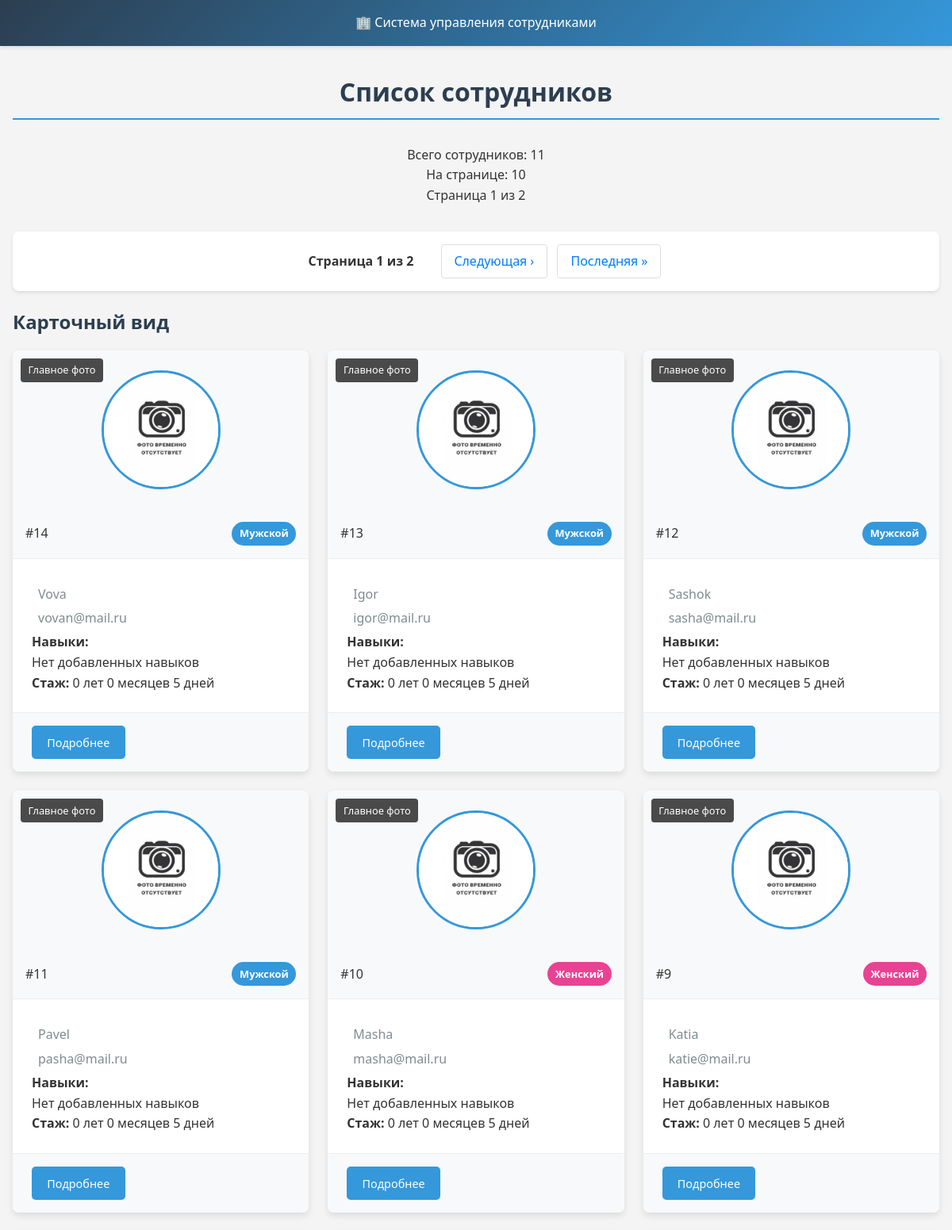
The app's page /employees/ (upper part), older data.
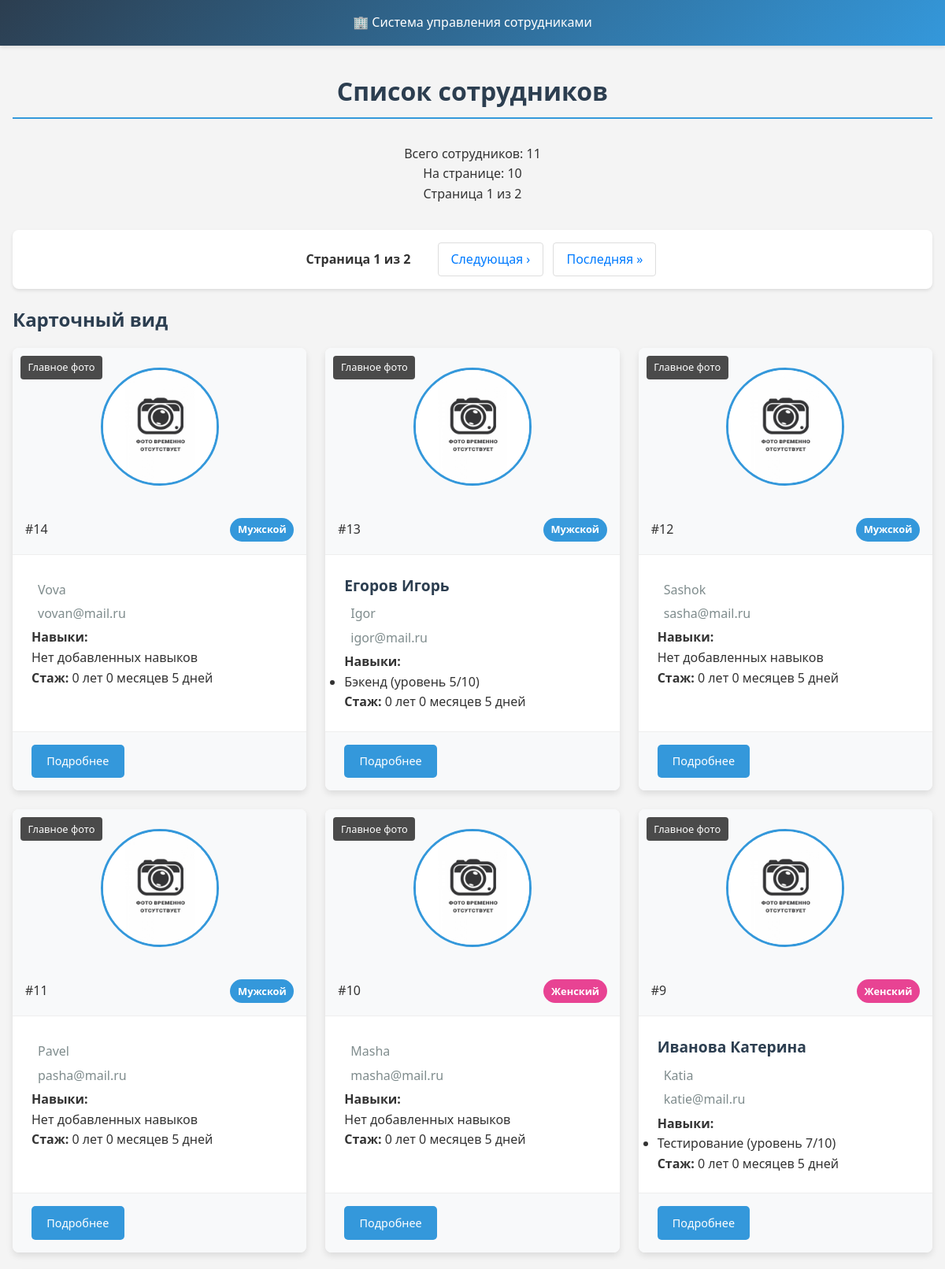
The same page, newer data.
### employees/models.py (models this page shows, shortened)
class Employee(AbstractUser):
    GENDER_CHOICES = [
        ("M", "Мужской"),
        ("F", "Женский"),
    ]
    email = models.EmailField(
        unique=True,
        verbose_name="Email",
        blank=False,
    )
    username = models.CharField(
        max_length=150,
        unique=True,
        verbose_name="Логин",
    )
    middle_name = models.CharField(max_length=100, blank=True, verbose_name="Отчество")
    gender = models.CharField(max_length=1, choices=GENDER_CHOICES, verbose_name="Пол")
    description = models.TextField(blank=True, verbose_name="Описание")
    """
    groups = models.ManyToManyField(
        Group,
        verbose_name="Группы",
        blank=True,
        related_name="employee_groups",  # чтобы избежать конфликтов
        related_query_name="employees",
    )
    """
    class Meta:
        ordering = ("-date_joined",)
        verbose_name = "Сотрудник"
        verbose_name_plural = "Сотрудники"
    @property
    def experience_full(self):
        delta = relativedelta(now().date(), self.date_joined.date())
        if self.is_active:
            return f"{delta.years} лет {delta.months} месяцев {delta.days} дней"
        return "уволен"

class EmployeeSkill(models.Model):
    SKILL_CHOICES = [
        ("frontend", "Фронтенд"),
        ("backend", "Бэкенд"),
        ("testing", "Тестирование"),
        ("management", "Управление проектами"),
        ("design", "Дизайн"),
        ("devops", "DevOps"),
    ]
    employee = models.ForeignKey(
        Employee,
        on_delete=models.CASCADE,
        related_name="skills",
        verbose_name="Сотрудник",
    )
    skill = models.CharField(
        max_length=100, choices=SKILL_CHOICES, verbose_name="Навык"
    )
    level = models.IntegerField(
        validators=[MinValueValidator(1), MaxValueValidator(10)],
        verbose_name="Уровень навыка",
    )
    class Meta:
        unique_together = ("employee", "skill")
        verbose_name = "Навык сотрудника"
        verbose_name_plural = "Навыки сотрудников"

### employees/views.py (the view)
# urls.py: path("", EmployeeListViews.as_view(), name="list"),
class EmployeeListViews(ListView):
    model = Employee
    template_name = "employees/employee_list.html"
    context_object_name = "employees"
    paginate_by = 10
    def get_queryset(self):
        return Employee.objects.all().prefetch_related("images", "skills")
    def get_context_data(self, **kwargs):
        context = super().get_context_data(**kwargs)
        total_count = Employee.objects.count()
        page_employees = context["page_obj"].object_list
        employees_data = []
        for employee in page_employees:
            main_photo = employee.images.filter(is_main=True).first()
            employees_data.append(
                {
                    "emp": employee,  # объект сотрудника
                    "main_photo": main_photo,  # основное фото или None
                }
            )
        context.update(
            {
                "employees_data": employees_data,
                "total_count": total_count,  # Добавляем общее количество
                "current_page_count": len(
                    page_employees
                ),  # Количество на текущей странице
            }
        )
        return context

### templates/employees/employee_list.html (shortened to what this page needs)
{% extends 'base.html' %}
{% load static %}
{% block extra_css %}
    <link rel="stylesheet" href="{% static 'css/employee/employee_list.css' %}">
{% endblock %}
{% block content %}
<div class="employee-list-container">
    <div class="page-header">
        <h1>Список сотрудников</h1>
        <p>Всего сотрудников: {{ total_count }}</p>
        <p>На странице: {{ current_page_count }}</p>
        <p>Страница {{ page_obj.number }} из {{ paginator.num_pages }}</p>
    </div>
    {% if is_paginated %}
    <div class="pagination-top">
        {% include 'employees/pagination.html' %}
    </div>
    {% endif %}
    <div class="cards-section">
        <h2>Карточный вид</h2>
        <div class="employees-grid">
            {% for data in employees_data %}
                {% include 'employees/card_employee.html' %}
            {% empty %}
            <div class="no-employees-card">
                <i class="fas fa-users-slash"></i>
                <p>Список сотрудников пуст</p>
            </div>
            {% endfor %}
        </div>
    </div>
</div>
{% endblock %}

### templates/employees/card_employee.html (shortened to what this page needs)
{% load static %}
<div class="employee-card">
    <div class="gallery-container">
        {% if data.main_photo %}
        <div class="gallery-item">
            <p class="image-order">Главное фото</p>
            <img src="{{ data.main_photo.image.url }}"
                 alt="Главное фото {{ data.emp.username }}"
                 class="avatar" />
        </div>
        {% else %}
        <div class="gallery-item">
            <p class="image-order">Главное фото</p>
            <img src="{% static 'img/noimage.jpg' %}"
                 alt="Фото отсутствует"
                 class="avatar" />
        </div>
        {% endif %}
    </div>
    <div class="card-header">
        <span class="employee-id">#{{ data.emp.id }}</span>
        <span class="gender-badge {% if data.emp.gender == 'M' %}male{% else %}female{% endif %}">
            {{ data.emp.get_gender_display }}
        </span>
    </div>
    <div class="card-body">
        <h3 class="employee-name">
            {{ data.emp.last_name }} {{ data.emp.first_name }}
        </h3>
        <p class="employee-username">
             {{ data.emp.username }}
        </p>
        {% if data.emp.email %}
        <p class="employee-email">
             {{ data.emp.email }}
        </p>
        {% endif %}
        <div class="employee-skills">
            <p class="skills-title"><strong>Навыки:</strong></p>
            {% if data.emp.skills.all %}
            <ul class="skills-list">
                {% for skill in data.emp.skills.all %}
                <li class="skill-item">
                    <span class="skill-name">{{ skill.get_skill_display }}</span>
                    <span class="skill-level">(уровень {{ skill.level }}/10)</span>
                </li>
                {% endfor %}
            </ul>
            {% else %}
                <p class="no-skills">Нет добавленных навыков</p>
            {% endif %}
        </div>
        <div class="employee-experience">
            <p><strong>Стаж:</strong> {{ data.emp.experience_full }} </p>
        </div>
    </div>
    <div class="card-footer">
        <a href="{% url 'employees:detail' data.emp.id %}" class="btn btn-primary btn-card-details">
             Подробнее
        </a>
    </div>
</div>

Row changes from the older to the newer data that the page shows:
changed Employee "Igor": emp.last_name (not shown) → "Егоров"; emp.first_name (not shown) → "Игорь"; no longer shows "Нет добавленных навыков"
added EmployeeSkill: skill "Бэкенд", level "5", shown under Employee "Igor"
changed Employee "Katia": emp.last_name (not shown) → "Иванова"; emp.first_name (not shown) → "Катерина"; no longer shows "Нет добавленных навыков"
added EmployeeSkill: skill "Тестирование", level "7", shown under Employee "Katia"
